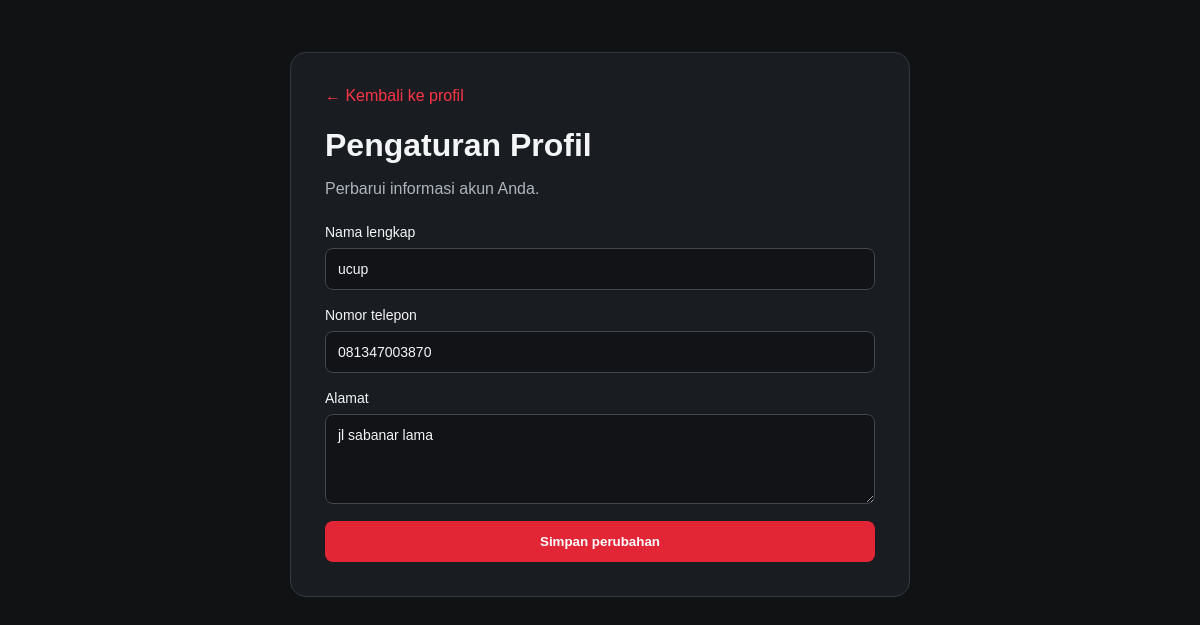
/pengaturan.php (signed in), run on the app's committed database.
### tables this page shows
CREATE TABLE `users` (
  `id_user` int(10) UNSIGNED NOT NULL,
  `username` varchar(50) NOT NULL,
  `password` varchar(255) NOT NULL,
  `nama` varchar(100) NOT NULL,
  `level` enum('admin','petugas') DEFAULT NULL COMMENT 'NULL = akun pelanggan',
  `id_pelanggan` int(10) UNSIGNED DEFAULT NULL,
  `foto_profil` varchar(255) DEFAULT NULL,
  `aktif` tinyint(1) NOT NULL DEFAULT 1,
  `last_login_at` datetime DEFAULT NULL,
  `created_at` timestamp NOT NULL DEFAULT current_timestamp(),
  `updated_at` timestamp NOT NULL DEFAULT current_timestamp() ON UPDATE current_timestamp()
);

CREATE TABLE `pelanggan` (
  `id_pelanggan` int(10) UNSIGNED NOT NULL,
  `nama` varchar(100) NOT NULL,
  `nik` varchar(30) NOT NULL,
  `no_hp` varchar(20) NOT NULL,
  `alamat` text NOT NULL,
  `jenis_kelamin` enum('Laki-laki','Perempuan') NOT NULL,
  `no_sim` varchar(50) NOT NULL,
  `created_at` timestamp NOT NULL DEFAULT current_timestamp(),
  `updated_at` timestamp NOT NULL DEFAULT current_timestamp() ON UPDATE current_timestamp()
);

### pengaturan.php (the view, shortened to what this page needs)
<?php
require_once __DIR__ . '/config/koneksi.php';
$userId = (int) ($_SESSION['id_user'] ?? 0);
$stmt = $koneksi->prepare('SELECT u.nama, u.id_pelanggan FROM users u WHERE u.id_user = ? LIMIT 1'); $stmt->bind_param('i', $userId); $stmt->execute(); $user = $stmt->get_result()->fetch_assoc(); $stmt->close();
$phone=''; $address=''; if (!empty($user['id_pelanggan'])) { $cid=(int)$user['id_pelanggan']; $stmt=$koneksi->prepare('SELECT no_hp, alamat FROM pelanggan WHERE id_pelanggan = ?'); $stmt->bind_param('i',$cid); $stmt->execute(); $detail=$stmt->get_result()->fetch_assoc() ?: []; $stmt->close(); $phone=$detail['no_hp']??''; $address=$detail['alamat']??''; }
function sh($v){return htmlspecialchars((string)$v,ENT_QUOTES,'UTF-8');}
?><!doctype html><html lang="id"><head><link rel="stylesheet" href="assets/css/pengaturan-pengguna.css"></head><body><main class="settings-shell"><a href="profil.php">← Kembali ke profil</a><h1>Pengaturan Profil</h1><p>Perbarui informasi akun Anda.</p><form method="post"><label>Nama lengkap<input name="nama" maxlength="100" required value="<?=sh($_POST['nama']??$user['nama']??'')?>"></label><label>Nomor telepon<input name="no_hp" maxlength="20" value="<?=sh($_POST['no_hp']??$phone)?>"></label><label>Alamat<textarea name="alamat" maxlength="1000" rows="4"><?=sh($_POST['alamat']??$address)?></textarea></label><button type="submit">Simpan perubahan</button></form></main></body></html>

### assets/css/pengaturan-pengguna.css (style rules this page uses)
* { box-sizing:border-box }
body { margin:0;min-height:100vh;background:#101214;color:#f4f5f6;font-family:Arial,sans-serif;padding:24px }
.settings-shell { width:min(620px,100%);margin:28px auto;background:#191c20;border:1px solid #343940;border-radius:16px;padding:clamp(20px,4vw,34px) }
a { color:#ff3547;text-decoration:none }
.settings-shell h1 { margin:22px 0 8px }
.settings-shell>p { color:#aeb4bc;margin-bottom:26px }
.settings-shell form { display:grid;gap:17px }
.settings-shell label { display:grid;gap:8px;font-size:14px }
.settings-shell input,.settings-shell textarea { width:100%;min-width:0;background:#111316;color:#f4f5f6;border:1px solid #424850;border-radius:8px;padding:12px;font:inherit }
.settings-shell button { border:0;border-radius:8px;padding:13px;background:#e32636;color:#fff;font-weight:700;cursor:pointer }

### data on the page
users: nama "ucup"
pelanggan: no_hp "081347003870", alamat "jl sabanar lama"
